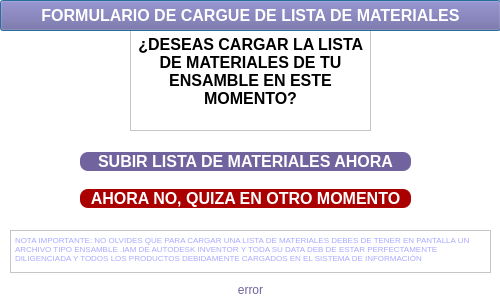
<?xml version="1.0" encoding="UTF-8"?>
<ui version="4.0">
 <class>Formulario650</class>
 <widget class="QDialog" name="Formulario650">
  <property name="geometry">
   <rect>
    <x>0</x>
    <y>0</y>
    <width>500</width>
    <height>300</height>
   </rect>
  </property>
  <property name="minimumSize">
   <size>
    <width>500</width>
    <height>300</height>
   </size>
  </property>
  <property name="maximumSize">
   <size>
    <width>500</width>
    <height>300</height>
   </size>
  </property>
  <property name="sizeIncrement">
   <size>
    <width>500</width>
    <height>300</height>
   </size>
  </property>
  <property name="baseSize">
   <size>
    <width>500</width>
    <height>300</height>
   </size>
  </property>
  <property name="windowTitle">
   <string>FORMULARIO DE CONFIRMACIÓN DE GRUPO</string>
  </property>
  <property name="toolTip">
   <string/>
  </property>
  <property name="accessibleName">
   <string/>
  </property>
  <property name="autoFillBackground">
   <bool>false</bool>
  </property>
  <property name="styleSheet">
   <string notr="true">background-color: rgb(255, 255, 255);</string>
  </property>
  <widget class="QTextEdit" name="textEdit">
   <property name="geometry">
    <rect>
     <x>10</x>
     <y>230</y>
     <width>481</width>
     <height>43</height>
    </rect>
   </property>
   <property name="acceptDrops">
    <bool>true</bool>
   </property>
   <property name="toolTip">
    <string/>
   </property>
   <property name="toolTipDuration">
    <number>-1</number>
   </property>
   <property name="inputMethodHints">
    <set>Qt::ImhNone</set>
   </property>
   <property name="lineWidth">
    <number>0</number>
   </property>
   <property name="undoRedoEnabled">
    <bool>false</bool>
   </property>
   <property name="readOnly">
    <bool>true</bool>
   </property>
   <property name="html">
    <string>&lt;!DOCTYPE HTML PUBLIC &quot;-//W3C//DTD HTML 4.0//EN&quot; &quot;http://www.w3.org/TR/REC-html40/strict.dtd&quot;&gt;
&lt;html&gt;&lt;head&gt;&lt;meta name=&quot;qrichtext&quot; content=&quot;1&quot; /&gt;&lt;meta charset=&quot;utf-8&quot; /&gt;&lt;style type=&quot;text/css&quot;&gt;
p, li { white-space: pre-wrap; }
hr { height: 1px; border-width: 0; }
li.unchecked::marker { content: &quot;\2610&quot;; }
li.checked::marker { content: &quot;\2612&quot;; }
&lt;/style&gt;&lt;/head&gt;&lt;body style=&quot; font-family:'Segoe UI'; font-size:9pt; font-weight:400; font-style:normal;&quot;&gt;
&lt;p style=&quot; margin-top:0px; margin-bottom:0px; margin-left:0px; margin-right:0px; -qt-block-indent:0; text-indent:0px;&quot;&gt;&lt;span style=&quot; font-size:6pt; color:#aaaaff;&quot;&gt;NOTA IMPORTANTE: NO OLVIDES QUE PARA CARGAR UNA LISTA DE MATERIALES DEBES DE TENER EN PANTALLA UN ARCHIVO TIPO ENSAMBLE .IAM DE AUTODESK INVENTOR Y TODA SU DATA DEB DE ESTAR PERFECTAMENTE DILIGENCIADA Y TODOS LOS PRODUCTOS DEBIDAMENTE CARGADOS EN EL SISTEMA DE INFORMACIÓN&lt;/span&gt;&lt;/p&gt;&lt;/body&gt;&lt;/html&gt;</string>
   </property>
  </widget>
  <widget class="QTextEdit" name="textEdit_2">
   <property name="geometry">
    <rect>
     <x>130</x>
     <y>30</y>
     <width>241</width>
     <height>101</height>
    </rect>
   </property>
   <property name="focusPolicy">
    <enum>Qt::WheelFocus</enum>
   </property>
   <property name="html">
    <string>&lt;!DOCTYPE HTML PUBLIC &quot;-//W3C//DTD HTML 4.0//EN&quot; &quot;http://www.w3.org/TR/REC-html40/strict.dtd&quot;&gt;
&lt;html&gt;&lt;head&gt;&lt;meta name=&quot;qrichtext&quot; content=&quot;1&quot; /&gt;&lt;meta charset=&quot;utf-8&quot; /&gt;&lt;style type=&quot;text/css&quot;&gt;
p, li { white-space: pre-wrap; }
hr { height: 1px; border-width: 0; }
li.unchecked::marker { content: &quot;\2610&quot;; }
li.checked::marker { content: &quot;\2612&quot;; }
&lt;/style&gt;&lt;/head&gt;&lt;body style=&quot; font-family:'Segoe UI'; font-size:9pt; font-weight:400; font-style:normal;&quot;&gt;
&lt;p align=&quot;center&quot; style=&quot; margin-top:0px; margin-bottom:0px; margin-left:0px; margin-right:0px; -qt-block-indent:0; text-indent:0px;&quot;&gt;&lt;span style=&quot; font-size:12pt; font-weight:700;&quot;&gt;¿DESEAS CARGAR LA LISTA DE MATERIALES DE TU ENSAMBLE EN ESTE MOMENTO?&lt;/span&gt;&lt;/p&gt;&lt;/body&gt;&lt;/html&gt;</string>
   </property>
  </widget>
  <widget class="QLabel" name="lblMensaje">
   <property name="geometry">
    <rect>
     <x>0</x>
     <y>280</y>
     <width>501</width>
     <height>20</height>
    </rect>
   </property>
   <property name="text">
    <string>&lt;html&gt;&lt;head/&gt;&lt;body&gt;&lt;p align=&quot;center&quot;&gt;&lt;span style=&quot; color:#71639e;&quot;&gt;error&lt;/span&gt;&lt;/p&gt;&lt;/body&gt;&lt;/html&gt;</string>
   </property>
   <property name="alignment">
    <set>Qt::AlignCenter</set>
   </property>
  </widget>
  <widget class="QPushButton" name="pushButton_2">
   <property name="geometry">
    <rect>
     <x>0</x>
     <y>0</y>
     <width>501</width>
     <height>31</height>
    </rect>
   </property>
   <property name="font">
    <font>
     <pointsize>12</pointsize>
     <bold>true</bold>
    </font>
   </property>
   <property name="cursor">
    <cursorShape>PointingHandCursor</cursorShape>
   </property>
   <property name="styleSheet">
    <string notr="true">background-color: rgb(113, 99, 158);
color: rgb(255, 255, 255);
</string>
   </property>
   <property name="text">
    <string>FORMULARIO DE CARGUE DE LISTA DE MATERIALES</string>
   </property>
  </widget>
  <widget class="QLabel" name="label">
   <property name="geometry">
    <rect>
     <x>0</x>
     <y>40</y>
     <width>111</width>
     <height>81</height>
    </rect>
   </property>
   <property name="text">
    <string/>
   </property>
   <property name="pixmap">
    <pixmap>../LibImaOddo/LogoAutomateBlanco.jpg</pixmap>
   </property>
   <property name="scaledContents">
    <bool>true</bool>
   </property>
  </widget>
  <widget class="QLabel" name="label_2">
   <property name="geometry">
    <rect>
     <x>380</x>
     <y>40</y>
     <width>111</width>
     <height>81</height>
    </rect>
   </property>
   <property name="text">
    <string/>
   </property>
   <property name="pixmap">
    <pixmap>../LibImaOddo/LogoAutomateBlanco.jpg</pixmap>
   </property>
   <property name="scaledContents">
    <bool>true</bool>
   </property>
  </widget>
  <widget class="QWidget" name="layoutWidget">
   <property name="geometry">
    <rect>
     <x>80</x>
     <y>140</y>
     <width>331</width>
     <height>81</height>
    </rect>
   </property>
   <layout class="QVBoxLayout" name="verticalLayout">
    <item>
     <widget class="QPushButton" name="btnSubirLista">
      <property name="font">
       <font>
        <pointsize>12</pointsize>
        <bold>true</bold>
       </font>
      </property>
      <property name="cursor">
       <cursorShape>PointingHandCursor</cursorShape>
      </property>
      <property name="styleSheet">
       <string notr="true">QPushButton{
background-color: rgb(113, 99, 158);
color: rgb(255, 255, 255);
border-radius:8px}

QPushButton:hover{	
	background-color: qconicalgradient(cx:0.5, cy:0.5, angle:0, stop:0 rgba(35, 40, 3, 255), stop:0.16 rgba(136, 106, 22, 255), stop:0.225 rgba(166, 140, 41, 255), stop:0.285 rgba(204, 181, 74, 255), stop:0.345 rgba(235, 219, 102, 255), stop:0.415 rgba(245, 236, 112, 255), stop:0.52 rgba(209, 190, 76, 255), stop:0.57 rgba(187, 156, 51, 255), stop:0.635 rgba(168, 142, 42, 255), stop:0.695 rgba(202, 174, 68, 255), stop:0.75 rgba(218, 202, 86, 255), stop:0.815 rgba(208, 187, 73, 255), stop:0.88 rgba(187, 156, 51, 255), stop:0.935 rgba(137, 108, 26, 255), stop:1 rgba(35, 40, 3, 255));
}
</string>
      </property>
      <property name="text">
       <string>SUBIR LISTA DE MATERIALES AHORA</string>
      </property>
     </widget>
    </item>
    <item>
     <widget class="QPushButton" name="btnNoSubirLista">
      <property name="font">
       <font>
        <pointsize>12</pointsize>
        <bold>true</bold>
       </font>
      </property>
      <property name="cursor">
       <cursorShape>PointingHandCursor</cursorShape>
      </property>
      <property name="styleSheet">
       <string notr="true">QPushButton{
background-color: rgb(170, 0, 0);
color: rgb(255, 255, 255);
border-radius:8px}

QPushButton:hover{	
	background-color: qconicalgradient(cx:0.5, cy:0.5, angle:0, stop:0 rgba(35, 40, 3, 255), stop:0.16 rgba(136, 106, 22, 255), stop:0.225 rgba(166, 140, 41, 255), stop:0.285 rgba(204, 181, 74, 255), stop:0.345 rgba(235, 219, 102, 255), stop:0.415 rgba(245, 236, 112, 255), stop:0.52 rgba(209, 190, 76, 255), stop:0.57 rgba(187, 156, 51, 255), stop:0.635 rgba(168, 142, 42, 255), stop:0.695 rgba(202, 174, 68, 255), stop:0.75 rgba(218, 202, 86, 255), stop:0.815 rgba(208, 187, 73, 255), stop:0.88 rgba(187, 156, 51, 255), stop:0.935 rgba(137, 108, 26, 255), stop:1 rgba(35, 40, 3, 255));
}
</string>
      </property>
      <property name="text">
       <string>AHORA NO, QUIZA EN OTRO MOMENTO</string>
      </property>
     </widget>
    </item>
   </layout>
  </widget>
 </widget>
 <resources>
  <include location="../LibImaOddo/logosOdooAutomate.qrc"/>
 </resources>
 <connections/>
</ui>
